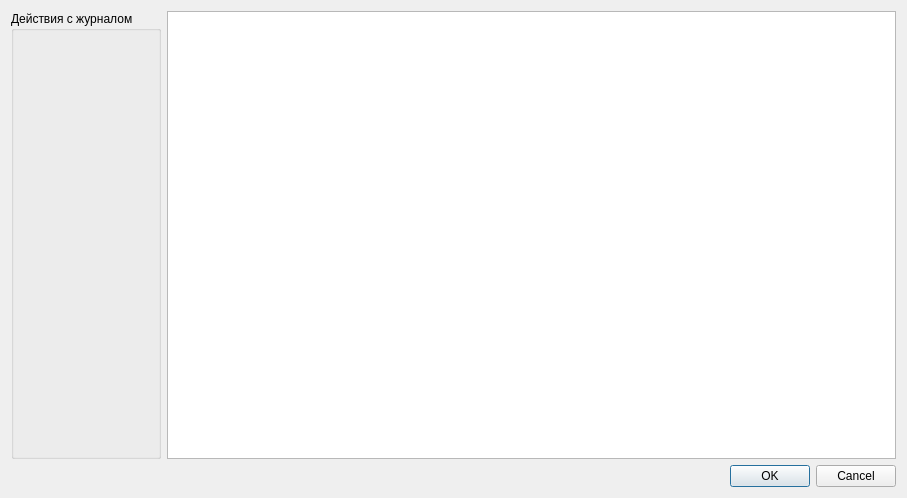
<?xml version="1.0" encoding="UTF-8"?>
<ui version="4.0">
 <class>JournalDialog</class>
 <widget class="QDialog" name="JournalDialog">
  <property name="geometry">
   <rect>
    <x>0</x>
    <y>0</y>
    <width>907</width>
    <height>498</height>
   </rect>
  </property>
  <property name="windowTitle">
   <string>Dialog</string>
  </property>
  <layout class="QVBoxLayout" name="verticalLayout">
   <item>
    <layout class="QHBoxLayout" name="horizontalLayout">
     <item>
      <widget class="QGroupBox" name="groupBox">
       <property name="title">
        <string>Действия с журналом</string>
       </property>
      </widget>
     </item>
     <item>
      <widget class="QTableView" name="tableView"/>
     </item>
    </layout>
   </item>
   <item>
    <widget class="QDialogButtonBox" name="buttonBox">
     <property name="orientation">
      <enum>Qt::Horizontal</enum>
     </property>
     <property name="standardButtons">
      <set>QDialogButtonBox::Cancel|QDialogButtonBox::Ok</set>
     </property>
    </widget>
   </item>
  </layout>
 </widget>
 <resources/>
 <connections>
  <connection>
   <sender>buttonBox</sender>
   <signal>accepted()</signal>
   <receiver>JournalDialog</receiver>
   <slot>accept()</slot>
   <hints>
    <hint type="sourcelabel">
     <x>248</x>
     <y>254</y>
    </hint>
    <hint type="destinationlabel">
     <x>157</x>
     <y>274</y>
    </hint>
   </hints>
  </connection>
  <connection>
   <sender>buttonBox</sender>
   <signal>rejected()</signal>
   <receiver>JournalDialog</receiver>
   <slot>reject()</slot>
   <hints>
    <hint type="sourcelabel">
     <x>316</x>
     <y>260</y>
    </hint>
    <hint type="destinationlabel">
     <x>286</x>
     <y>274</y>
    </hint>
   </hints>
  </connection>
 </connections>
</ui>
